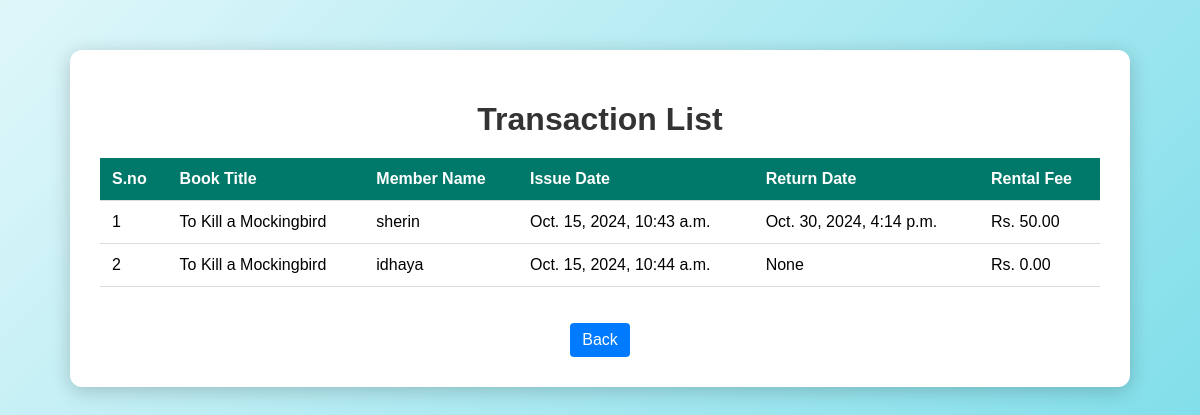
Screenshot of /transaction_list/ with the database file from the repository.
### library_app/models.py (models this page shows, shortened)
class Transaction(models.Model):
    book = models.ForeignKey(Book, on_delete=models.CASCADE)
    member = models.ForeignKey(Member, on_delete=models.CASCADE)
    issue_date = models.DateTimeField(default=timezone.now)
    return_date = models.DateTimeField(null=True, blank=True)
    fee = models.DecimalField(max_digits=5, decimal_places=2, default=0)

class Book(models.Model):
    title = models.CharField(max_length=200)
    authors = models.CharField(max_length=200)
    isbn = models.CharField(max_length=20, unique=True)
    publisher = models.CharField(max_length=100)
    page_count = models.IntegerField()
    available = models.BooleanField(default=True)
    def __str__(self):
        return self.title

class Member(models.Model):
    name = models.CharField(max_length=100)
    email = models.EmailField(unique=True)
    outstanding_debt = models.DecimalField(max_digits=5, decimal_places=2, default=0)
    def __str__(self):
        return self.name

### library_app/views.py (the view)
# urls.py: path('transaction_list/', transaction_list.as_view(), name='transaction_list'),
class transaction_list(View):
    def get(self,request):
        transactions = Transaction.objects.all()
        data = {"transactions" : transactions}
        return render(request,'Transaction_list.html',data)

### library_app/templates/Transaction_list.html (shortened to what this page needs)
<!DOCTYPE html>
<html lang="en">
<head>
</head>
<body>
    <div class="container">
        <h1>Transaction List</h1>
        {% if transactions %}
            <table>
                <thead>
                    <tr>
                        <th>S.no</th>
                        <th>Book Title</th>
                        <th>Member Name</th>
                        <th>Issue Date</th>
                        <th>Return Date</th>
                        <th>Rental Fee</th>
                    </tr>
                </thead>
                <tbody>
                    {% for data in transactions %}
                        <tr>
                            <td>{{forloop.counter}}</td>
                            <td>{{ data.book}}</td>
                            <td>{{ data.member }}</td>
                            <td>{{ data.issue_date }}</td>
                            <td>{{ data.return_date }}</td>
                            <td>Rs. {{ data.fee }}</td>
                        </tr>
                    {% endfor %}
                </tbody>
            </table>
            <br><br>
            <div class="button-container"><center>
                <a href="{% url 'book_list' %}" class="btn">
                    Back</a></center>
            </div>
        {% else %}
            <p>No Transactions found.</p>
        {% endif %}
    </div>
</body>
</html>

### library_app/templates/Transaction_list.html (style rules this page uses)
body { font-family: Arial, sans-serif; background: linear-gradient(135deg, #e0f7fa, #80deea); margin: 0; padding: 0; }
.container { max-width: 1000px; margin: 50px auto; padding: 30px; background-color: white; border-radius: 12px; box-shadow: 0 4px 20px rgba(0, 0, 0, 0.2); }
h1 { text-align: center; color: #333; margin-bottom: 20px; }
table { width: 100%; border-collapse: collapse; margin-top: 20px; }
thead { background-color: #00796b; color: white; }
th, td { padding: 12px; text-align: left; border-bottom: 1px solid #ddd; }
.btn { text-decoration: none; padding: 8px 12px; background-color: #007bff; color: white; border-radius: 4px; display: inline-block; transition: background-color 0.3s, transform 0.3s; }

### rows the page displays
Transaction: book "To Kill a Mockingbird", member "sherin", issue_date "Oct. 15, 2024, 10:43 a.m.", return_date "Oct. 30, 2024, 4:14 p.m.", fee "50.00"
Transaction: book "To Kill a Mockingbird", member "idhaya", issue_date "Oct. 15, 2024, 10:44 a.m.", return_date "None", fee "0.00"
